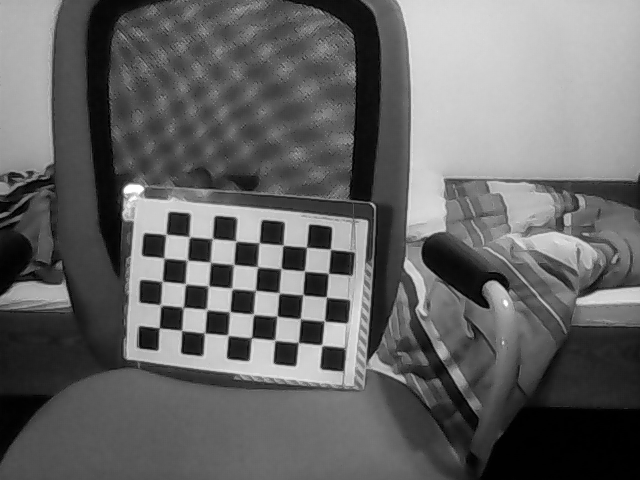
#> input picture 3d_Perception/results/acquired/0.png, 640 x 480 px
$ python MonoMain.py
#> lines starting #> are read from the running program, lines starting #| are printed output that depends on the picture; long printed decimals are rounded
### 3d_Perception/Calibration.py
# -*- coding: utf-8 -*-
import os
import glob
import CalibUtils as cu

from mpl_toolkits.mplot3d import Axes3D

import numpy as np
import cv2 as cv
import matplotlib.pyplot as plt

### Base Class for calibration implementation
class CalibrationBase:
    def __init__(self, cols = 7, rows = 5, patternSize_m = 1.0, patternType = 'chessboard'):
        self.patternTypes = {'chessboard':0, 'symmetric_circles':1, 'asymmetric_circles':2}

        if type(patternType) == int:
            assert patternType in self.patternTypes.values(), 'Pattern type must be one of {}'.format(self.patternTypes)
            patternType = list(self.patternTypes.keys())[list(self.patternTypes.values()).index(patternType)]
        else:
            assert patternType in self.patternTypes, 'Pattern type must be one of {}'.format(self.patternTypes)

        self.cols = cols
        self.rows = rows
        self.patternSize = patternSize_m
        self.patternType = patternType
        self.criteria = (cv.TERM_CRITERIA_EPS + cv.TERM_CRITERIA_MAX_ITER, 30, 0.001)

    def symmetricWorldPoints(self):
        patternPoints = []

        for i in range(self.rows):
            for j in range(self.cols):
                patternPoints.append((j, i, 0))

        return np.array(patternPoints).astype('float32')

    # [8 lines left out: function asymmetricWorldPoints, not called in this run]

    def detect(self, frame, refine = False):
        # Find the chessboard corners or circle grid centers
        if self.patternType == 'chessboard':
            # Implement findChessboardCorners here
            patternFound, corners = cv.findChessboardCorners(frame, (self.cols, self.rows), None)
            if patternFound and refine:
                # Implement cornerSubPix here
                corners = cv.cornerSubPix(frame, corners, (11, 11), (-1, -1), self.criteria)
        #elif self.patternType == 'symmetric_circles':
        #    # Implement findCirclesGrid here
        #elif self.patternType == 'asymmetric_circles':
        #    # Implement findCirclesGrid here

        return patternFound, corners

    def drawPattern(self, frame, corners, patternFound):
        return cv.drawChessboardCorners(frame.copy(), (self.cols, self.rows), corners, patternFound)

    def detectInImages(self, framesPath = 'results/acquired', outdir = 'results/calibration'):
        if not os.path.exists(outdir):
            os.makedirs(outdir)

        framesPathList = []
        framesPathList.extend(glob.glob(os.path.join(framesPath, '*.png')))
        framesPathList.sort()
        print('There are {} {} images given for calibration'.format(len(framesPathList),self.patternType))

        objectPoints = []
        imgPoints = []
        workingImages = []

        if self.patternType in ['chessboard', 'symmetric_circles']:
            patternPoints = self.symmetricWorldPoints() * self.patternSize
        elif self.patternType == 'asymmetric_circles':
            patternPoints = self.asymmetricWorldPoints() * self.patternSize

        for framePath in framesPathList:
            print('Processing {}'.format(framePath))

            frame = cv.imread(framePath, cv.IMREAD_GRAYSCALE)

            if frame is None:
                print('Failed to load {}'.format(framePath))
                return None

            patternFound, corners = self.detect(frame, True)

            if patternFound:
                objectPoints.append(patternPoints)
                imgPoints.append(corners)
                workingImages.append(os.path.basename(framePath))

                drawToFrame = cv.cvtColor(frame, cv.COLOR_GRAY2BGR)
                drawToFrame = self.drawPattern(drawToFrame, corners, patternFound)
                cv.imwrite(outdir + '/' + os.path.basename(framePath) , drawToFrame)

            else:
                print('Calibration board NOT FOUND')

        return workingImages, objectPoints, imgPoints, frame.shape[1::-1]

    # [23 lines left out: function plotRMS, not called in this run]

### Monocular Calibration class
class MonoCalibration(CalibrationBase):
    # [50 lines left out: function acquire, not called in this run]

    def calibrate(self, framesPath = 'results/acquired'):
        self.workingImages, objectPoints, imgPoints, imageSize = self.detectInImages(framesPath)
#> in detectInImages, frame is the input picture: shape (480, 640); min 0, max 255, mean 102.3
#> in detect, `patternFound, corners = cv.findChessboardCorners(frame, (self.cols, se..`: patternFound = True; corners = 40 rows, first 8: [321.7, 345.1], [298.4, 342.3], [274.7, 339.9], [251.6, 337.5], [227.4, 334.7], [204.5, 332.5], [181.6, 330.3], [159.4, 327.7]
#> in detect, `corners = cv.cornerSubPix(frame, corners, (11, 11), (-1, -1), self.cri..`: corners = 40 rows, first 8: [321.8, 345.2], [298.3, 342.6], [274.8, 340.2], [251.4, 337.7], [227.9, 335.3], [204.6, 333], [181.6, 330.4], [159.1, 327.8]
#> in detectInImages, `patternFound, corners = self.detect(frame, True)`: patternFound = True
#> in drawPattern, `return cv.drawChessboardCorners(frame.copy(), (self.cols, self.rows), ..`:
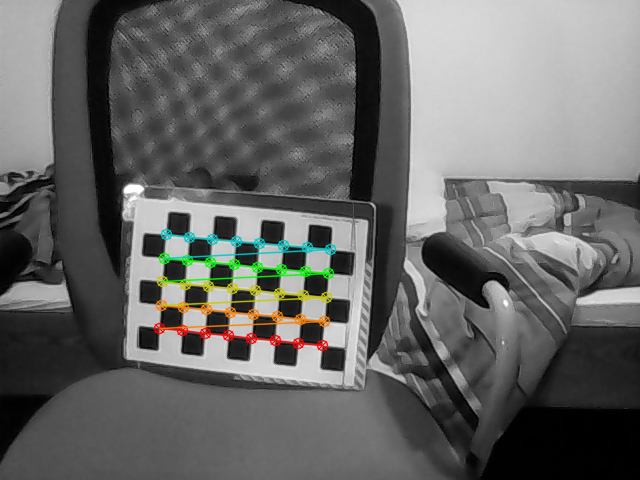
#> returned value: shape (480, 640, 3); mean of channels 0, 1, 2 101.2, 102.8, 102.4; drawn as B, G, R
#> pass 3 of the loop in detectInImages, `for framePath in framesPathList:`:
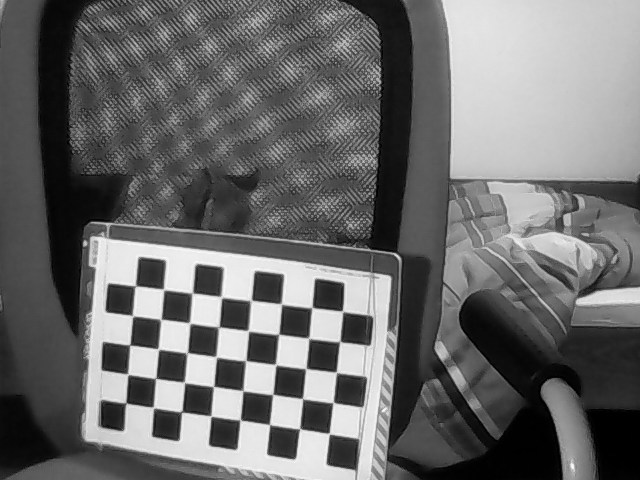
#> input picture 3d_Perception/results/acquired/2.png, 640 x 480 px
#> in detectInImages, frame is the input picture: shape (480, 640); min 0, max 251, mean 107
#> in detect (call 3), `patternFound, corners = cv.findChessboardCorners(frame, (self.cols, se..`: corners = 40 rows, first 8: [329.1, 433.4], [299.8, 428.3], [269.5, 424.4], [240.6, 419.5], [211.3, 416.3], [181.5, 411.7], [153.3, 407.4], [126.2, 402.5]
#> in detect (call 3), `corners = cv.cornerSubPix(frame, corners, (11, 11), (-1, -1), self.cri..`: corners = 40 rows, first 8: [329.2, 433.7], [299.7, 428.9], [269.6, 424.6], [240.2, 420.2], [210.9, 416], [181.6, 412], [153.4, 407.5], [125.7, 403.2]
#> in drawPattern (call 3), `return cv.drawChessboardCorners(frame.copy(), (self.cols, self.rows), ..`:
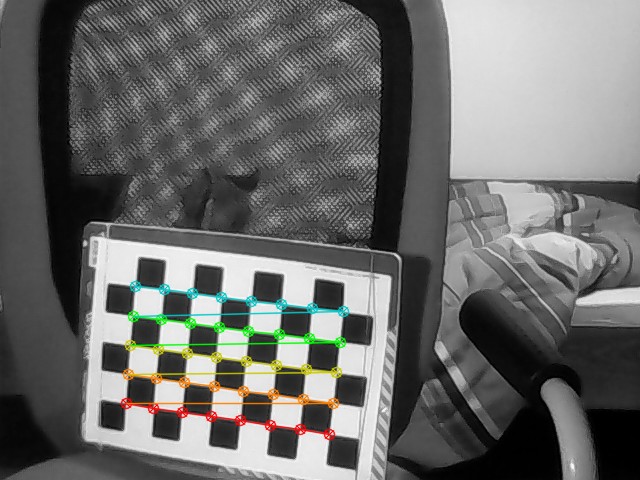
#> returned value: shape (480, 640, 3); mean of channels 0, 1, 2 105.3, 107.2, 106.7; drawn as B, G, R
#> self.workingImages = ['0.png', '1.png', '2.png']; objectPoints = 3 items; imgPoints = 3 items; imageSize = (640, 480)

        # Implement calibrateCameraExtended here
        ret, self.cameraMatrix, self.distCoeffs, self.rvecs, self.tvecs, stdDeviationsIntrinsics, stdDeviationsExtrinsics, self.perViewErrors = cv.calibrateCameraExtended(objectPoints, imgPoints, imageSize, None, None)
#> ret = 0.205; self.cameraMatrix = [[669.5, 0, 301], [0, 673.1, 235.5], [0, 0, 1]]; self.distCoeffs = [[-0.301, 3.4, -0.00647, -0.0109, -13.74]]; self.rvecs = ([-0.142, 0.0277, -3.05], [-0.464, 0.0381, -2.96], [-0.247, 0.0571, -3.03]); self.tvecs = ([0.887, 4.55, 27.76], [3.88, 1.95, 37.32], [0.952, 6.38, 21.36]); stdDeviationsIntrinsics = 18 values, max 46.55 at index 0, min 0 at index 9, mean 6.87; stdDeviationsExtrinsics = 18 values, max 2.64 at index 11, min 0.00123 at index 2, mean 0.496; self.perViewErrors = [0.216, 0.169, 0.225]
        self.rms = np.sqrt(np.mean((self.perViewErrors)**2))
#> self.rms = 0.205
        print('\nRMS:', self.rms)
#| RMS: 0.2048
        print('camera matrix:\n', self.cameraMatrix)
#| camera matrix:
#|  [[669.457   0.         301.039]
#|  [  0.         673.123 235.477]
#|  [  0.           0.           1.        ]]
        print('distortion coefficients: ', self.distCoeffs.ravel())
#| distortion coefficients:  [-3.00917190e-01  3.40413683e+00 -6.46979439e-03 -1.08566693e-02
#|  -1.37436524e+01]

        return self.rms, self.cameraMatrix, self.distCoeffs, imageSize

    # [21 lines left out: function visualizeBoards, not called in this run]

### Stereo Calibration Class
class StereoCalibration(CalibrationBase):
    # [35 lines left out: function calibrate, not called in this run]

### 3d_Perception/Rectification.py
# -*- coding: utf-8 -*-
import CalibUtils as cu
import cv2 as cv
import numpy as np

class MonoRectification:
    def __init__(self, cameraMatrix, distCoeffs, imageSize):
        self.cameraMatrix = cameraMatrix
        self.distCoeffs = distCoeffs
        self.imageSize = imageSize
        self.alpha = 1
        self.xRatio = 1
        self.yRatio = 1

    def computeCorrectionMaps(self, alpha = 1.0, xRatio = 1, yRatio = 1):
        newImageSize = (int(self.imageSize[0] / xRatio), int(self.imageSize[1] / yRatio))
        # Implement getOptimalNewCameraMatrix here
        newcameramtx, roi = cv.getOptimalNewCameraMatrix(self.cameraMatrix, self.distCoeffs, self.imageSize, alpha, newImageSize)
        # Implement initUndistortRectifyMap here
        self.mapx, self.mapy = cv.initUndistortRectifyMap(self.cameraMatrix, self.distCoeffs, None, newcameramtx, newImageSize, cv.CV_32FC1)

    def rectify(self, frame):
        dst = cv.remap(frame, self.mapx, self.mapy, cv.INTER_LINEAR)
        return dst # Implement remap here

    def display(self, cameraId = 0, fps = 25):
        capture = cv.VideoCapture(cameraId)

        cv.namedWindow('Rectified Image', cv.WINDOW_NORMAL)

        # create trackbars
        cv.createTrackbar('10 * alpha', 'Rectified Image', 10 * self.alpha, 10, cu.nullFunction)
        cv.createTrackbar('xRatio', 'Rectified Image', self.xRatio, 5, cu.nullFunction)
        cv.createTrackbar('yRatio', 'Rectified Image', self.yRatio, 5, cu.nullFunction)
        self.computeCorrectionMaps(self.alpha, self.xRatio, self.yRatio)

        while(True):
            # Capture frame-by-frame
            ret, frame = capture.read()

            alpha = cv.getTrackbarPos('10 * alpha', 'Rectified Image') / 10
            xRatio = cv.getTrackbarPos('xRatio', 'Rectified Image')
            yRatio = cv.getTrackbarPos('yRatio', 'Rectified Image')

            if xRatio == 0:
                xRatio = 1
            if yRatio == 0:
                yRatio = 1

            if (alpha != self.alpha or xRatio != self.xRatio or yRatio != self.yRatio):
                self.alpha = alpha
                self.xRatio = xRatio
                self.yRatio = yRatio

                self.computeCorrectionMaps(self.alpha, self.xRatio, self.yRatio)

            frame = self.rectify(frame)

            cv.imshow('Rectified Image', frame)

            key = cv.waitKey(int(1000 / fps))

            if key == ord('\x1b') or key == ord('q'):
                break

        capture.release()
        cv.destroyAllWindows()

class StereoRectification:
    # [119 lines left out: functions __init__, computeCorrectionMaps, rectify, display, displayDisparity, not called in this run]

### 3d_Perception/MonoMain.py
# -*- coding: utf-8 -*-
from Calibration import MonoCalibration
from Rectification import MonoRectification

#calbase = CalibrationBase()
# Acquisition
monocal = MonoCalibration(8)
#monocal.acquire()
# Calibration
rms, cameraMatrix, distCoeffs, imageSize = monocal.calibrate()
#> rms = 0.205; cameraMatrix = [[669.5, 0, 301], [0, 673.1, 235.5], [0, 0, 1]]; distCoeffs = [[-0.301, 3.4, -0.00647, -0.0109, -13.74]]; imageSize = (640, 480)
#monocal.visualizeBoards()

# Visualization
#monocal.plotRMS()

# Rectification
monorect = MonoRectification(cameraMatrix, distCoeffs, imageSize)
monorect.display()
#> in computeCorrectionMaps, `newcameramtx, roi = cv.getOptimalNewCameraMatrix(self.cameraMatrix, se..`: newcameramtx = [[583, 0, 344.7], [0, 457.1, 177], [0, 0, 1]]; roi = (82, 17, 557, 325)
#> in computeCorrectionMaps, `self.mapx, self.mapy = cv.initUndistortRectifyMap(self.cameraMatrix, s..`:
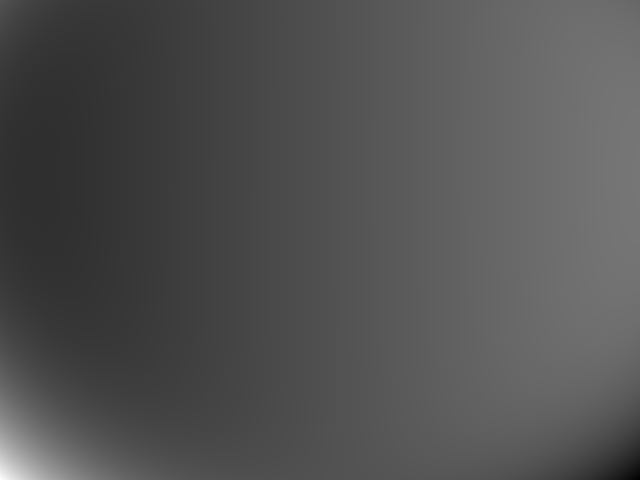
#> self.mapx: shape (480, 640) float32; min -427.6, max 1799.3, mean 290.4; drawn with min black and max white
#> in computeCorrectionMaps, `self.mapx, self.mapy = cv.initUndistortRectifyMap(self.cameraMatrix, s..`:
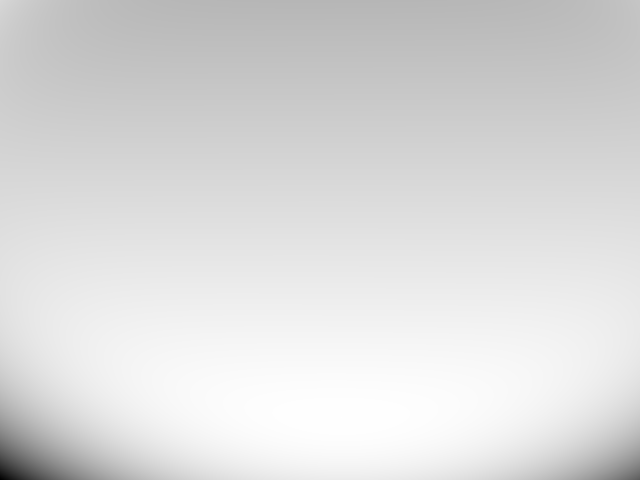
#> self.mapy: shape (480, 640) float32; min -1458, max 545.7, mean 265.6; drawn with min black and max white
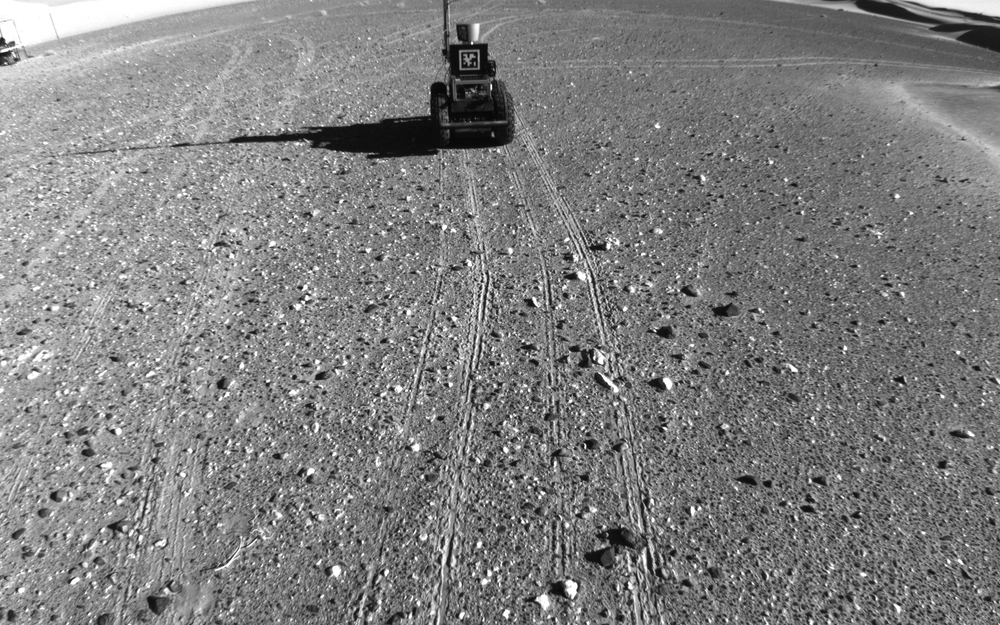
#> input picture 3d_Perception/data/stereo/MinnieRawLeft.png, 1000 x 625 px, shrunk from 1920 x 1200 before the run, given in place of the camera
#> in display, frame is the input picture: shape (625, 1000, 3); min 5, max 255, mean 127.2
#> in rectify, `dst = cv.remap(frame, self.mapx, self.mapy, cv.INTER_LINEAR)`:
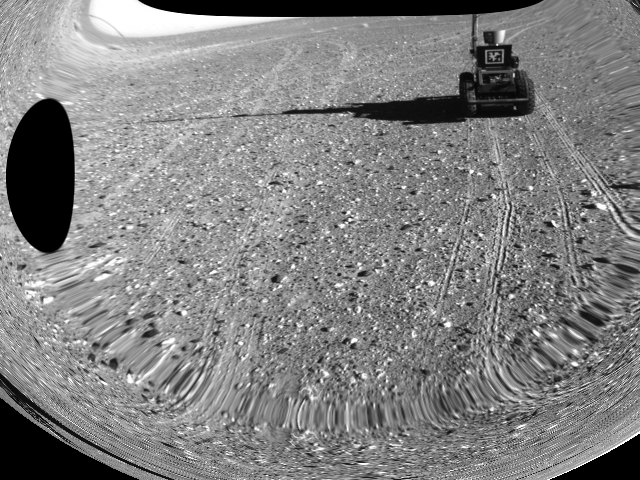
#> dst: shape (480, 640, 3); min 0, max 255, mean 129.3
#> (key q is pressed here)
